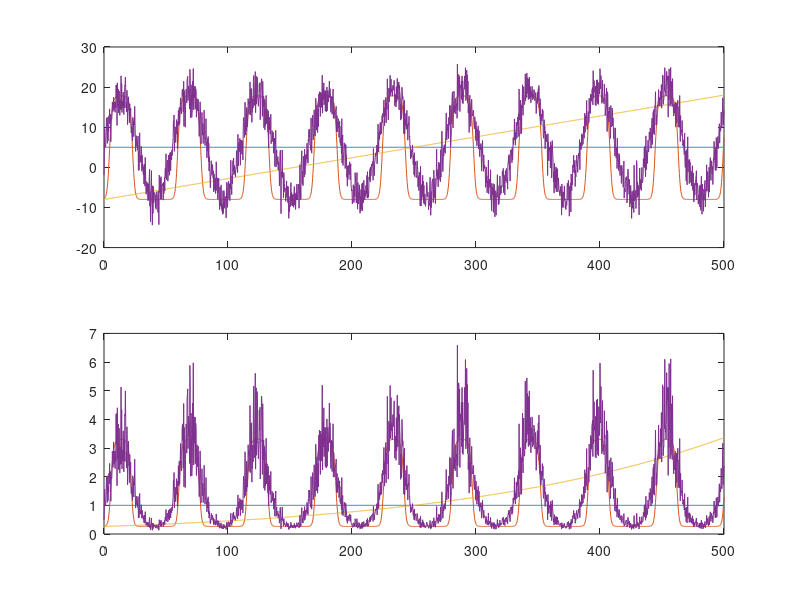

Write MATLAB code to recreate this figure. (Note: this script raises an error after producing the figure.)
%% MTE-EDM simulations
clear
step=.25;dur=500;per=55;%model in ~weekly steps
%step=2;dur=240;per=24;%model in ~biweekly steps

%Hastings-Powell with MTE-driven vital rates
%pars=[5.0, 3.0, .1, 2.0, 0.4, 0.01];
p=[5.0, 3.0, .1, 2.0, 0.4, 0.01];
x0=[.8 .1 9];
HP_ODE=@(x,s)(s*[x(1)*(1-x(1))-p(1)*x(1)*x(2)/(1+p(2)*x(1)),...
      p(1)*x(1)*x(2)/(1+p(2)*x(1))-p(3)*x(2)*x(3)/(1+p(4)*x(2))-p(5)*x(2),...
      p(3)*x(2)*x(3)/(1+p(4)*x(2))-p(6)*x(3)]);
M=@(x,s) RK4(x,s,step,HP_ODE)

%create temperature series
rng(1); %for repeatability
t=[0:step:dur]';
meanT=5;range=26;
T(:,1)=meanT+0*range/2*sin(2*pi*t/per);%constant temp
% T(:,2)=meanT+range/2*sin(2*pi*t/per)+sin(2*pi*t/(per/4)); %seasonality
T(:,2)=meanT+range/2*(2./(1+exp(-10*sin(2*pi*t/per)+5))-1); %seasonality
T(:,3)=meanT+range*(t-dur/2)/(dur); %linear trend
T(:,4)=meanT+range/2*sin(2*pi*t/per)+1.5*t/(dur)+.1*range*randn(length(t),1); %seasonality and noise

%% MTE stuff
E=0.65; %in eV  (.3 for photosynth, 0.65 for metabolism
k=8.617333262*(10^-5);%boltzmann's constant in eV/K
B=@(T) exp(-E/k*(1./(T+273)-1./(meanT+273)))
figure(17);subplot(2,1,1);plot(t,T);subplot(2,1,2);plot(t,B(T))

%% simulate X
X=zeros(length(t),3,4); for i=1:4, X(1,:,i)=x0;end
for i=1:length(t)-1;
    for j=1:4, X(i+1,:,j)=M(X(i,:,j),B(T(i,j)));end
%    for j=1:4, X(i+1,:,j)=M(X(i,:,j),1);end
end
figure(5);for j=1:4, subplot(2,2,j);plot(t,X(:,1,j)/max(X(:,1,j)),'b',t,T(:,j)/max(T(:,j)),'r');end

%% subsample to a reasonable number of points
delta=1;
if delta>1
    ts=t(delta/2+[1:delta:end-delta]);
    Ts=[T(1:delta:end-delta,:)+T(delta/2+[1:delta:end-delta],:)+T(delta+[1:delta:end-delta],:)]/3;
    Xs=X(delta/2+[1:delta:end-delta],:,:);
else
    ts=t;
    Ts=T;
    Xs=X;
end

figure(1);for j=1:4, subplot(2,2,j);plot3(Xs(:,1,j),Xs(:,2,j),Xs(:,3,j));end
figure(2); tau=4; for j=1:4, subplot(2,2,j);plot3(Xs([1:end-2*tau],1,j),Xs([1:end-2*tau]+tau,1,j),Xs([1:end-2*tau]+2*tau,1,j));end
figure(3);for j=1:4, subplot(2,2,j);plot(ts,Xs(:,1,j));end
figure(4);for j=1:4, subplot(2,2,j);plot(ts,Ts(:,j));end

%% embedding - temp trend
Tset=3;
figure(101);
subplot(2,1,1);plot(t,T(:,Tset),'r','linewidth',2);ylabel('Temperature')
subplot(2,1,2);plot(t,X(:,1,Tset),'b','linewidth',2);xlabel('Week');ylabel('Abundance')

%embedding dim and lag spacing
Dt=2/step;Tsteps=length(t);%Dt is minimum tau
tg=[1:10];%'tau': intervals between coordinates, multiples of Dt
Eg=[1:7];%embedding dimension: number of lags to use
nahead=ceil(per/4);%go 3 months out
Nexc=10/step;%exclusion radius
% temperature embedding stuff 
U=B(Ts(:,Tset));
cU=cumsum(U);sumU=cU(end);
Uinc=Dt*sumU/Tsteps;%mean U increment for time step Dt 
U1=1+U*0; %dummy U for TSimplex

%scaling and standardizing
x=Xs(:,2,Tset);
%x=x.^.5;
x=(x-mean(x,'omitnan'))/std(x,'omitnan');
nx=length(x);
tn=[1:nx]';%step number

%standard embedding
%loop over range of tau and E
VE0=zeros(length(Eg),length(tg),nahead);
rho0=zeros(length(Eg),length(tg));
for s=1:length(tg);
   for i=1:length(Eg),
        out=TSimplexN(x,[],U1,tg(s)*Dt,Eg(i),nahead,Nexc);
        VE0(i,s,:)=out.err;
        cc=corrcoef(out.pred,out.Y);
        rho0(i,s)=cc(2);
   end
end

% temperature-EDM. Scan E and tau 
VE=zeros(length(Eg),length(tg),nahead);
rho=zeros(length(Eg),length(tg));
for s=1:length(tg);
   for i=1:length(Eg),
        out=TSimplexN(x,[],U,tg(s)*Uinc,Eg(i),nahead,Nexc);
        VE(i,s,:)=out.err;
        cc=corrcoef(out.pred,out.Y);
        rho(i,s)=cc(2);
   end
end

%average error 2 'weeks' into future 
mVE0=sum(VE0(:,:,1:floor(2/step)),3)/floor(2/step);
mVE=sum(VE(:,:,1:floor(2/step)),3)/floor(2/step);

figure(11);%three-step error v. embedding dimension
plot(Eg,1-min(mVE0,[],2),'k',Eg,1-min(mVE,[],2),'r','linewidth',3);
xlabel('Embedding dimension');ylabel('R^2');legend("Fixed-lag EDM","MTE-EDM","Location","east");

figure(12);%prediction decay
[i0,j0]=find(mVE0==min(mVE0(:)));pred_decay0=1-squeeze(VE0(i0,j0,:));
[i,j]=find(mVE==min(mVE(:)));pred_decay=1-squeeze(VE(i,j,:));
plot([1:nahead]*step*Dt,pred_decay0,'k',[1:nahead]*step*Dt,pred_decay,'r','linewidth',3);
xlabel('Week');ylabel('R^2');legend("Fixed-lag EDM","MTE-EDM","Location","east");

out0=TSimplexN(x,[],U1,tg(j0)*Dt,max(2,Eg(i0)),nahead,Nexc);%max(2,E) is to make sure the plot is 3-d
out=TSimplexN(x,[],U,tg(j)*Uinc,max(2,Eg(i)),nahead,Nexc);
figure(13)
  shadow=[[.85 .88 .85];[.88 .85 .85];[.7 .7 .75]];
  px=-out.X(:,2)+max(out.X(:,2)); py=-out.X(:,1)+max(out.X(:,1));pz=-out.Y(:,1)+max(out.Y(:,1));
      subplot(1,2,1);plot3(px,py,pz,'k');hold on;
      plot3(px,py,pz*0,'-','color',shadow(3,:));
      plot3(px,py*0+max(py),pz,'-','color',shadow(2,:));
      plot3(px*0+max(px),py,pz,'-','color',shadow(1,:));hold off;
      set(gca,'view',[-56 56],'projection','perspective');title("MTE-EDM");
  px=-out0.X(:,2)+max(out0.X(:,2)); py=-out0.X(:,1)+max(out0.X(:,1));pz=-out0.Y(:,1)+max(out0.Y(:,1));
      subplot(1,2,2);plot3(px,py,pz,'k');hold on;
      plot3(px,py,pz*0,'-','color',shadow(3,:));
      plot3(px,py*0+max(py),pz,'-','color',shadow(2,:));
      plot3(px*0+max(px),py,pz,'-','color',shadow(1,:));hold off;
      set(gca,'view',[-56 56],'projection','perspective');title("Fixed-lag EDM");
      
%% Figure - temp trend
fig1=figure(100);
%temp and abundance
% subplot(2,2,1);
% plot(t,X(:,1,Tset),'k','linewidth',1);xlabel('Week');ylabel('Abundance');xlim([0,500]);ylim([0.1,1.02]);
% text(0.025,0.95,"(a)",'Units','normalized','FontSize',12)
% yyaxis right
% plot(t,T(:,Tset),'linewidth',2);ylabel('Temperature')
subplot(4,2,1);
plot(t,T(:,Tset),'k','linewidth',1);xlabel('Week');ylabel('Temperature');
text(-0.2,1,"(a)",'Units','normalized','FontSize',12)
subplot(4,2,3);
plot(t,X(:,1,Tset),'k','linewidth',1);xlabel('Week');ylabel('Abundance');xlim([0,500]);ylim([0.1,1.02]);
text(-0.2,1,"(b)",'Units','normalized','FontSize',12)
%three-step error v. embedding dimension
subplot(2,2,2);
plot(Eg,1-min(mVE0,[],2),'k',Eg,1-min(mVE,[],2),'linewidth',3);xlim([1,7]);
xlabel('Embedding dimension');ylabel('R^2');legend("Simplex","MTE-EDM","Location","east");
text(-0.2,1,"(c)",'Units','normalized','FontSize',12)
%3-d plots of attractors
px=-out0.X(:,2)+max(out0.X(:,2)); py=-out0.X(:,1)+max(out0.X(:,1));pz=-out0.Y(:,1)+max(out0.Y(:,1));
      subplot(2,2,3);plot3(px,py,pz,'k');hold on;
      plot3(px,py,pz*0,'-','color',shadow(3,:));
      plot3(px,py*0+max(py),pz,'-','color',shadow(2,:));
      plot3(px*0+max(px),py,pz,'-','color',shadow(1,:));hold off;
      set(gca,'view',[-56 56],'projection','perspective');title("Simplex");
      text(0.025,0.95,"(d)",'Units','normalized','FontSize',12)
px=-out.X(:,2)+max(out.X(:,2)); py=-out.X(:,1)+max(out.X(:,1));pz=-out.Y(:,1)+max(out.Y(:,1));
      subplot(2,2,4);plot3(px,py,pz,'k');hold on;
      plot3(px,py,pz*0,'-','color',shadow(3,:));
      plot3(px,py*0+max(py),pz,'-','color',shadow(2,:));
      plot3(px*0+max(px),py,pz,'-','color',shadow(1,:));hold off;
      set(gca,'view',[-56 56],'projection','perspective');title("MTE-EDM");
      text(0.025,0.95,"(e)",'Units','normalized','FontSize',12)
      
set(fig1, 'Units', 'Inches', 'Position', [0, 0, 9.1, 6.9], 'PaperUnits', 'Inches', 'PaperSize', [9.1, 6.9])
exportgraphics(fig1,'../figures/simfig1.png',"Resolution",300)
%exportgraphics(fig1,'../figures/fig1.pdf','ContentType','vector')

%% embedding - temp seasonality
Tset=4;
figure(101);
subplot(2,1,1);plot(t,T(:,Tset),'r','linewidth',2);ylabel('Temperature')
subplot(2,1,2);plot(t,X(:,1,Tset),'b','linewidth',2);xlabel('Week');ylabel('Abundance')

%embedding dim and lag spacing
Dt=2/step;Tsteps=length(t);%Dt is minimum tau
tg=[1:10];%'tau': intervals between coordinates, multiples of Dt
Eg=[1:7];%embedding dimension: number of lags to use
nahead=ceil(per/4);%go 3 months out
Nexc=10/step;%exclusion radius
% temperature embedding stuff 
U=B(Ts(:,Tset));
cU=cumsum(U);sumU=cU(end);
Uinc=Dt*sumU/Tsteps;%mean U increment for time step Dt 
U1=1+U*0; %dummy U for TSimplex

%scaling and standardizing
x=Xs(:,2,Tset);
%x=x.^.5;
x=(x-mean(x,'omitnan'))/std(x,'omitnan');
nx=length(x);
tn=[1:nx]';%step number

%standard embedding
%loop over range of tau and E
VE0=zeros(length(Eg),length(tg),nahead);
rho0=zeros(length(Eg),length(tg));
for s=1:length(tg);
   for i=1:length(Eg),
        out=TSimplexN(x,[],U1,tg(s)*Dt,Eg(i),nahead,Nexc);
        VE0(i,s,:)=out.err;
        cc=corrcoef(out.pred,out.Y);
        rho0(i,s)=cc(2);
   end
end

% temperature-EDM. Scan E and tau 
VE=zeros(length(Eg),length(tg),nahead);
rho=zeros(length(Eg),length(tg));
for s=1:length(tg);
   for i=1:length(Eg),
        out=TSimplexN(x,[],U,tg(s)*Uinc,Eg(i),nahead,Nexc);
        VE(i,s,:)=out.err;
        cc=corrcoef(out.pred,out.Y);
        rho(i,s)=cc(2);
   end
end

%average error 2 'weeks' into future 
mVE0=sum(VE0(:,:,1:floor(2/step)),3)/floor(2/step);
mVE=sum(VE(:,:,1:floor(2/step)),3)/floor(2/step);

figure(11);%three-step error v. embedding dimension
plot(Eg,1-min(mVE0,[],2),'k',Eg,1-min(mVE,[],2),'r','linewidth',3);
xlabel('Embedding dimension');ylabel('R^2');legend("Fixed-lag EDM","MTE-EDM","Location","east");

figure(12);%prediction decay
[i0,j0]=find(mVE0==min(mVE0(:)));pred_decay0=1-squeeze(VE0(i0,j0,:));
[i,j]=find(mVE==min(mVE(:)));pred_decay=1-squeeze(VE(i,j,:));
plot([1:nahead]*step*Dt,pred_decay0,'k',[1:nahead]*step*Dt,pred_decay,'r','linewidth',3);
xlabel('Week');ylabel('R^2');legend("Fixed-lag EDM","MTE-EDM","Location","east");

out0=TSimplexN(x,[],U1,tg(j0)*Dt,max(2,Eg(i0)),nahead,Nexc);%max(2,E) is to make sure the plot is 3-d
out=TSimplexN(x,[],U,tg(j)*Uinc,max(2,Eg(i)),nahead,Nexc);
figure(13)
  shadow=[[.85 .88 .85];[.88 .85 .85];[.7 .7 .75]];
  px=-out.X(:,2)+max(out.X(:,2)); py=-out.X(:,1)+max(out.X(:,1));pz=-out.Y(:,1)+max(out.Y(:,1));
      subplot(1,2,1);plot3(px,py,pz,'k');hold on;
      plot3(px,py,pz*0,'-','color',shadow(3,:));
      plot3(px,py*0+max(py),pz,'-','color',shadow(2,:));
      plot3(px*0+max(px),py,pz,'-','color',shadow(1,:));hold off;
      set(gca,'view',[-56 56],'projection','perspective');title("MTE-EDM");
  px=-out0.X(:,2)+max(out0.X(:,2)); py=-out0.X(:,1)+max(out0.X(:,1));pz=-out0.Y(:,1)+max(out0.Y(:,1));
      subplot(1,2,2);plot3(px,py,pz,'k');hold on;
      plot3(px,py,pz*0,'-','color',shadow(3,:));
      plot3(px,py*0+max(py),pz,'-','color',shadow(2,:));
      plot3(px*0+max(px),py,pz,'-','color',shadow(1,:));hold off;
      set(gca,'view',[-56 56],'projection','perspective');title("Fixed-lag EDM");
      
%% Figure - seasonality
fig2=figure(102);
%temp and abundance
% subplot(2,2,1);
% plot(t,X(:,1,Tset),'k','linewidth',1);xlabel('Week');ylabel('Abundance');xlim([0,500]);ylim([0.1,1.09]);
% text(0.025,0.95,"(a)",'Units','normalized','FontSize',12)
% yyaxis right
% plot(t,T(:,Tset),'linewidth',0.5);ylabel('Temperature')
subplot(4,2,1);
plot(t,T(:,Tset),'k','linewidth',0.5);xlabel('Week');ylabel('Temperature');ylim([-20,30]);
text(-0.2,1,"(a)",'Units','normalized','FontSize',12)
subplot(4,2,3);
plot(t,X(:,1,Tset),'k','linewidth',1);xlabel('Week');ylabel('Abundance');xlim([0,500]);ylim([0.1,1.02]);
text(-0.2,1,"(b)",'Units','normalized','FontSize',12)
%three-step error v. embedding dimension
subplot(2,2,2);
plot(Eg,1-min(mVE0,[],2),'k',Eg,1-min(mVE,[],2),'linewidth',3);xlim([1,7]);ylim([0,0.9]);
xlabel('Embedding dimension');ylabel('R^2');legend("Simplex","MTE-EDM","Location","east");
text(-0.2,1,"(c)",'Units','normalized','FontSize',12)
%3-d plots of attractors
px=-out0.X(:,2)+max(out0.X(:,2)); py=-out0.X(:,1)+max(out0.X(:,1));pz=-out0.Y(:,1)+max(out0.Y(:,1));
      subplot(2,2,3);plot3(px,py,pz,'k');hold on;
      plot3(px,py,pz*0,'-','color',shadow(3,:));
      plot3(px,py*0+max(py),pz,'-','color',shadow(2,:));
      plot3(px*0+max(px),py,pz,'-','color',shadow(1,:));hold off;
      set(gca,'view',[-56 56],'projection','perspective');title("Simplex");
      text(0.025,0.95,"(d)",'Units','normalized','FontSize',12)
px=-out.X(:,2)+max(out.X(:,2)); py=-out.X(:,1)+max(out.X(:,1));pz=-out.Y(:,1)+max(out.Y(:,1));
      subplot(2,2,4);plot3(px,py,pz,'k');hold on;
      plot3(px,py,pz*0,'-','color',shadow(3,:));
      plot3(px,py*0+max(py),pz,'-','color',shadow(2,:));
      plot3(px*0+max(px),py,pz,'-','color',shadow(1,:));hold off;
      set(gca,'view',[-56 56],'projection','perspective');title("MTE-EDM");
      text(0.025,0.95,"(e)",'Units','normalized','FontSize',12)

set(fig2, 'Units', 'Inches', 'Position', [0, 0, 9.1, 6.9], 'PaperUnits', 'Inches', 'PaperSize', [9.1, 6.9])
exportgraphics(fig2,'../figures/simfig2.png',"Resolution",300)
%exportgraphics(fig2,'../figures/fig1.pdf','ContentType','vector')
 
%% quick function to integrate HP model
function[xtp1]=RK4(x0,s,tt,ODE)
    %tt=1;
    dt=.01;
    xi=x0;
    for j=1:floor(tt/dt)
        k1=ODE(xi,s);
        k2=ODE(xi+.5*dt*k1,s);
        k3=ODE(xi+.5*dt*k2,s);
        k4=ODE(xi+dt*k3,s);
        xi=xi+dt/6*(k1+2*k2+2*k3+k4);
    end 
    xtp1=xi;
end